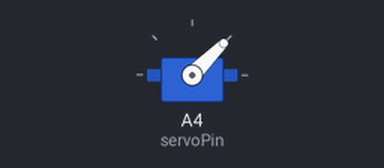
The sketch below on a simulated Arduino Uno, built with avr-gcc and run on an emulated ATmega328P. On the bench: servo. What the sketch prints to the serial monitor is not drawn.

Above: at 0.15 s.
At 2.15 s:
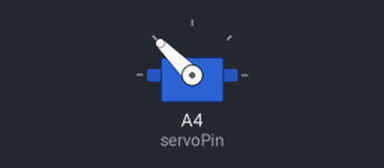
At 4.1 s:
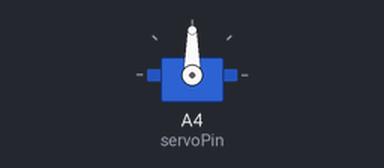
Timing chart, 0 to 5.3 s (numbered marks = the images above):
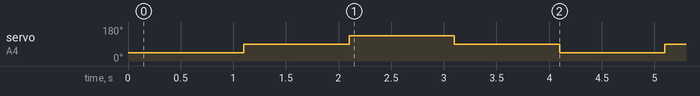

Measured:
- by itself, servo on A4 (servoPin): repeats every 4.0 s: 135° 1.0 s, 90° 1.0 s, 45° 1.0 s, 90° 1.0 s

The sketch:

TUTORIAL_SERVO_1.ino
```cpp
/*
 * TUTORIAL SERVO PADA ARDUINO
 * MENGGERAKKAN SERVO
 *
 * Pinout  :
 * Kabel coklat servo -> GND
 * Kabel coklat merah -> VCC
 * Kabel coklat kuning -> SDA (atau A4)
 *
 *
 */

#include <Servo.h>
int servoPin = A4;

Servo servo;

int servoAngle = 0;

void setup() {
  Serial.begin(115200); //memulai komunikasi serial pada baud rate 115200
  delay(100);
  Serial.println("Menggerakkan servo pada Arduino");
  servo.attach(servoPin);

}

void loop() {
   servo.write(45);      // Turn SG90 servo Left to 45 degrees
   delay(1000);          // Wait 1 second
   servo.write(90);      // Turn SG90 servo back to 90 degrees (center position)
   delay(1000);          // Wait 1 second
   servo.write(135);     // Turn SG90 servo Right to 135 degrees
   delay(1000);          // Wait 1 second
   servo.write(90);      // Turn SG90 servo back to 90 degrees (center position)
   delay(1000);

}
```
